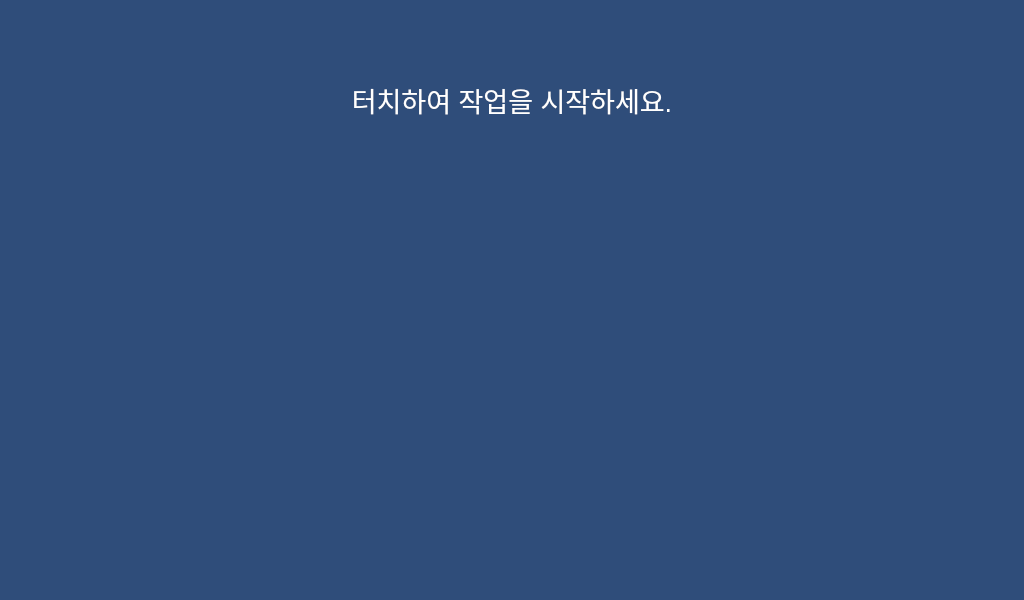
<?xml version="1.0" encoding="UTF-8"?>
<ui version="4.0">
 <class>MainWindow</class>
 <widget class="QMainWindow" name="MainWindow">
  <property name="geometry">
   <rect>
    <x>0</x>
    <y>0</y>
    <width>1024</width>
    <height>600</height>
   </rect>
  </property>
  <property name="palette">
   <palette>
    <active>
     <colorrole role="WindowText">
      <brush brushstyle="SolidPattern">
       <color alpha="255">
        <red>255</red>
        <green>255</green>
        <blue>255</blue>
       </color>
      </brush>
     </colorrole>
     <colorrole role="Button">
      <brush brushstyle="SolidPattern">
       <color alpha="255">
        <red>47</red>
        <green>77</green>
        <blue>122</blue>
       </color>
      </brush>
     </colorrole>
     <colorrole role="Light">
      <brush brushstyle="SolidPattern">
       <color alpha="255">
        <red>71</red>
        <green>115</green>
        <blue>183</blue>
       </color>
      </brush>
     </colorrole>
     <colorrole role="Midlight">
      <brush brushstyle="SolidPattern">
       <color alpha="255">
        <red>59</red>
        <green>96</green>
        <blue>152</blue>
       </color>
      </brush>
     </colorrole>
     <colorrole role="Dark">
      <brush brushstyle="SolidPattern">
       <color alpha="255">
        <red>23</red>
        <green>38</green>
        <blue>61</blue>
       </color>
      </brush>
     </colorrole>
     <colorrole role="Mid">
      <brush brushstyle="SolidPattern">
       <color alpha="255">
        <red>31</red>
        <green>51</green>
        <blue>81</blue>
       </color>
      </brush>
     </colorrole>
     <colorrole role="Text">
      <brush brushstyle="SolidPattern">
       <color alpha="255">
        <red>255</red>
        <green>255</green>
        <blue>255</blue>
       </color>
      </brush>
     </colorrole>
     <colorrole role="BrightText">
      <brush brushstyle="SolidPattern">
       <color alpha="255">
        <red>255</red>
        <green>255</green>
        <blue>255</blue>
       </color>
      </brush>
     </colorrole>
     <colorrole role="ButtonText">
      <brush brushstyle="SolidPattern">
       <color alpha="255">
        <red>255</red>
        <green>255</green>
        <blue>255</blue>
       </color>
      </brush>
     </colorrole>
     <colorrole role="Base">
      <brush brushstyle="SolidPattern">
       <color alpha="255">
        <red>47</red>
        <green>77</green>
        <blue>122</blue>
       </color>
      </brush>
     </colorrole>
     <colorrole role="Window">
      <brush brushstyle="SolidPattern">
       <color alpha="255">
        <red>47</red>
        <green>77</green>
        <blue>122</blue>
       </color>
      </brush>
     </colorrole>
     <colorrole role="Shadow">
      <brush brushstyle="SolidPattern">
       <color alpha="255">
        <red>0</red>
        <green>0</green>
        <blue>0</blue>
       </color>
      </brush>
     </colorrole>
     <colorrole role="AlternateBase">
      <brush brushstyle="SolidPattern">
       <color alpha="255">
        <red>23</red>
        <green>38</green>
        <blue>61</blue>
       </color>
      </brush>
     </colorrole>
     <colorrole role="ToolTipBase">
      <brush brushstyle="SolidPattern">
       <color alpha="255">
        <red>255</red>
        <green>255</green>
        <blue>220</blue>
       </color>
      </brush>
     </colorrole>
     <colorrole role="ToolTipText">
      <brush brushstyle="SolidPattern">
       <color alpha="255">
        <red>0</red>
        <green>0</green>
        <blue>0</blue>
       </color>
      </brush>
     </colorrole>
    </active>
    <inactive>
     <colorrole role="WindowText">
      <brush brushstyle="SolidPattern">
       <color alpha="255">
        <red>255</red>
        <green>255</green>
        <blue>255</blue>
       </color>
      </brush>
     </colorrole>
     <colorrole role="Button">
      <brush brushstyle="SolidPattern">
       <color alpha="255">
        <red>47</red>
        <green>77</green>
        <blue>122</blue>
       </color>
      </brush>
     </colorrole>
     <colorrole role="Light">
      <brush brushstyle="SolidPattern">
       <color alpha="255">
        <red>71</red>
        <green>115</green>
        <blue>183</blue>
       </color>
      </brush>
     </colorrole>
     <colorrole role="Midlight">
      <brush brushstyle="SolidPattern">
       <color alpha="255">
        <red>59</red>
        <green>96</green>
        <blue>152</blue>
       </color>
      </brush>
     </colorrole>
     <colorrole role="Dark">
      <brush brushstyle="SolidPattern">
       <color alpha="255">
        <red>23</red>
        <green>38</green>
        <blue>61</blue>
       </color>
      </brush>
     </colorrole>
     <colorrole role="Mid">
      <brush brushstyle="SolidPattern">
       <color alpha="255">
        <red>31</red>
        <green>51</green>
        <blue>81</blue>
       </color>
      </brush>
     </colorrole>
     <colorrole role="Text">
      <brush brushstyle="SolidPattern">
       <color alpha="255">
        <red>255</red>
        <green>255</green>
        <blue>255</blue>
       </color>
      </brush>
     </colorrole>
     <colorrole role="BrightText">
      <brush brushstyle="SolidPattern">
       <color alpha="255">
        <red>255</red>
        <green>255</green>
        <blue>255</blue>
       </color>
      </brush>
     </colorrole>
     <colorrole role="ButtonText">
      <brush brushstyle="SolidPattern">
       <color alpha="255">
        <red>255</red>
        <green>255</green>
        <blue>255</blue>
       </color>
      </brush>
     </colorrole>
     <colorrole role="Base">
      <brush brushstyle="SolidPattern">
       <color alpha="255">
        <red>47</red>
        <green>77</green>
        <blue>122</blue>
       </color>
      </brush>
     </colorrole>
     <colorrole role="Window">
      <brush brushstyle="SolidPattern">
       <color alpha="255">
        <red>47</red>
        <green>77</green>
        <blue>122</blue>
       </color>
      </brush>
     </colorrole>
     <colorrole role="Shadow">
      <brush brushstyle="SolidPattern">
       <color alpha="255">
        <red>0</red>
        <green>0</green>
        <blue>0</blue>
       </color>
      </brush>
     </colorrole>
     <colorrole role="AlternateBase">
      <brush brushstyle="SolidPattern">
       <color alpha="255">
        <red>23</red>
        <green>38</green>
        <blue>61</blue>
       </color>
      </brush>
     </colorrole>
     <colorrole role="ToolTipBase">
      <brush brushstyle="SolidPattern">
       <color alpha="255">
        <red>255</red>
        <green>255</green>
        <blue>220</blue>
       </color>
      </brush>
     </colorrole>
     <colorrole role="ToolTipText">
      <brush brushstyle="SolidPattern">
       <color alpha="255">
        <red>0</red>
        <green>0</green>
        <blue>0</blue>
       </color>
      </brush>
     </colorrole>
    </inactive>
    <disabled>
     <colorrole role="WindowText">
      <brush brushstyle="SolidPattern">
       <color alpha="255">
        <red>255</red>
        <green>255</green>
        <blue>255</blue>
       </color>
      </brush>
     </colorrole>
     <colorrole role="Button">
      <brush brushstyle="SolidPattern">
       <color alpha="255">
        <red>47</red>
        <green>77</green>
        <blue>122</blue>
       </color>
      </brush>
     </colorrole>
     <colorrole role="Light">
      <brush brushstyle="SolidPattern">
       <color alpha="255">
        <red>71</red>
        <green>115</green>
        <blue>183</blue>
       </color>
      </brush>
     </colorrole>
     <colorrole role="Midlight">
      <brush brushstyle="SolidPattern">
       <color alpha="255">
        <red>59</red>
        <green>96</green>
        <blue>152</blue>
       </color>
      </brush>
     </colorrole>
     <colorrole role="Dark">
      <brush brushstyle="SolidPattern">
       <color alpha="255">
        <red>23</red>
        <green>38</green>
        <blue>61</blue>
       </color>
      </brush>
     </colorrole>
     <colorrole role="Mid">
      <brush brushstyle="SolidPattern">
       <color alpha="255">
        <red>31</red>
        <green>51</green>
        <blue>81</blue>
       </color>
      </brush>
     </colorrole>
     <colorrole role="Text">
      <brush brushstyle="SolidPattern">
       <color alpha="255">
        <red>255</red>
        <green>255</green>
        <blue>255</blue>
       </color>
      </brush>
     </colorrole>
     <colorrole role="BrightText">
      <brush brushstyle="SolidPattern">
       <color alpha="255">
        <red>255</red>
        <green>255</green>
        <blue>255</blue>
       </color>
      </brush>
     </colorrole>
     <colorrole role="ButtonText">
      <brush brushstyle="SolidPattern">
       <color alpha="255">
        <red>255</red>
        <green>255</green>
        <blue>255</blue>
       </color>
      </brush>
     </colorrole>
     <colorrole role="Base">
      <brush brushstyle="SolidPattern">
       <color alpha="255">
        <red>47</red>
        <green>77</green>
        <blue>122</blue>
       </color>
      </brush>
     </colorrole>
     <colorrole role="Window">
      <brush brushstyle="SolidPattern">
       <color alpha="255">
        <red>47</red>
        <green>77</green>
        <blue>122</blue>
       </color>
      </brush>
     </colorrole>
     <colorrole role="Shadow">
      <brush brushstyle="SolidPattern">
       <color alpha="255">
        <red>0</red>
        <green>0</green>
        <blue>0</blue>
       </color>
      </brush>
     </colorrole>
     <colorrole role="AlternateBase">
      <brush brushstyle="SolidPattern">
       <color alpha="255">
        <red>47</red>
        <green>77</green>
        <blue>122</blue>
       </color>
      </brush>
     </colorrole>
     <colorrole role="ToolTipBase">
      <brush brushstyle="SolidPattern">
       <color alpha="255">
        <red>255</red>
        <green>255</green>
        <blue>220</blue>
       </color>
      </brush>
     </colorrole>
     <colorrole role="ToolTipText">
      <brush brushstyle="SolidPattern">
       <color alpha="255">
        <red>0</red>
        <green>0</green>
        <blue>0</blue>
       </color>
      </brush>
     </colorrole>
    </disabled>
   </palette>
  </property>
  <property name="windowTitle">
   <string>MainWindow</string>
  </property>
  <property name="styleSheet">
   <string notr="true">background-color: rgb(47, 77, 122);
color: rgb(255, 255, 255);</string>
  </property>
  <property name="documentMode">
   <bool>false</bool>
  </property>
  <widget class="QWidget" name="centralwidget">
   <widget class="QLabel" name="title">
    <property name="geometry">
     <rect>
      <x>287</x>
      <y>50</y>
      <width>450</width>
      <height>100</height>
     </rect>
    </property>
    <property name="font">
     <font>
      <pointsize>20</pointsize>
     </font>
    </property>
    <property name="layoutDirection">
     <enum>Qt::LeftToRight</enum>
    </property>
    <property name="text">
     <string>터치하여 작업을 시작하세요.</string>
    </property>
    <property name="alignment">
     <set>Qt::AlignCenter</set>
    </property>
    <property name="textInteractionFlags">
     <set>Qt::NoTextInteraction</set>
    </property>
   </widget>
   <widget class="QLabel" name="time_label">
    <property name="geometry">
     <rect>
      <x>100</x>
      <y>200</y>
      <width>821</width>
      <height>211</height>
     </rect>
    </property>
    <property name="font">
     <font>
      <pointsize>75</pointsize>
     </font>
    </property>
    <property name="layoutDirection">
     <enum>Qt::LeftToRight</enum>
    </property>
    <property name="text">
     <string/>
    </property>
    <property name="alignment">
     <set>Qt::AlignCenter</set>
    </property>
    <property name="textInteractionFlags">
     <set>Qt::NoTextInteraction</set>
    </property>
   </widget>
   <widget class="QLabel" name="delivery_notice">
    <property name="geometry">
     <rect>
      <x>287</x>
      <y>450</y>
      <width>450</width>
      <height>100</height>
     </rect>
    </property>
    <property name="font">
     <font>
      <pointsize>20</pointsize>
     </font>
    </property>
    <property name="layoutDirection">
     <enum>Qt::LeftToRight</enum>
    </property>
    <property name="text">
     <string/>
    </property>
    <property name="alignment">
     <set>Qt::AlignCenter</set>
    </property>
    <property name="textInteractionFlags">
     <set>Qt::NoTextInteraction</set>
    </property>
   </widget>
  </widget>
  <widget class="QStatusBar" name="statusbar"/>
 </widget>
 <resources/>
 <connections/>
</ui>
